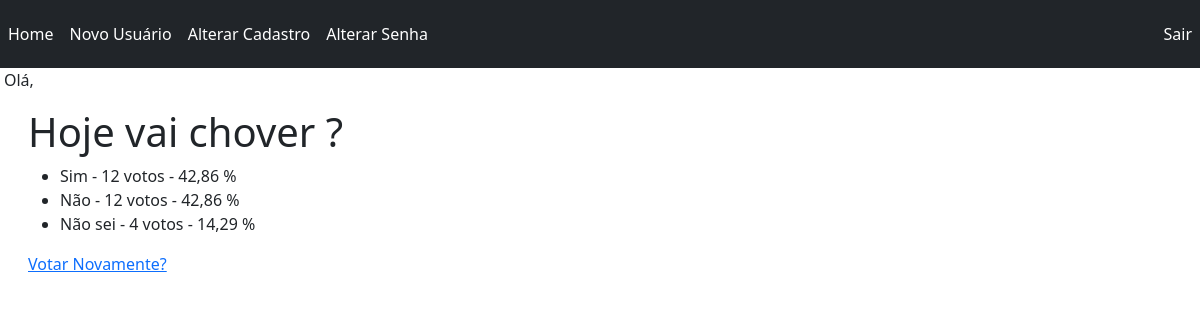
Screenshot of /polls/2/results/ (signed in) with the database file from the repository.
### polls/models.py (models this page shows, shortened)
class Pergunta(models.Model):
    texto_da_pergunta = models.CharField(max_length=200)
    data_publicacao = models.DateTimeField("Data Publicação")

class Resposta(models.Model):
    pergunta = models.ForeignKey(Pergunta, on_delete=models.CASCADE)
    texto_da_resposta = models.CharField(max_length=200)
    votos = models.IntegerField(default=0)
    def totalVotos(self):
        id_pergunta = self.pergunta.id
        pergunta = Pergunta.objects.get(id=id_pergunta)
        total_votos = Resposta.objects.filter(pergunta=id_pergunta).aggregate(Sum("votos")).get('votos__sum', 0.00)
        percentual = ((self.votos * 100) / total_votos)
        return percentual

### polls/views.py (the view)
# urls.py: path("<int:pergunta_id>/results/", views.ResultsView, name="Resultados"),
def ResultsView(request, pergunta_id):
    pergunta = get_object_or_404(Pergunta, id=pergunta_id)
    return render(request, "polls/resultado.html", {"pergunta": pergunta})

### polls/templates/polls/resultado.html (shortened to what this page needs)
{% extends "polls/layout.html" %}
{% block conteudo %}
    <h1>{{ pergunta.texto_da_pergunta }}</h1>
    <ul>
        {% for escolha in pergunta.resposta_set.all %}
            <li>{{ escolha.texto_da_resposta }} - {{ escolha.votos }} voto{{ escolha.votos|pluralize }} - {{ escolha.totalVotos|floatformat:-2 }} %</li>
        {% endfor %}
    </ul>
    <a href="{% url 'polls:Detalhe' pergunta.id %}">Votar Novamente?</a>
{% endblock conteudo %}

### polls/static/polls/style.css (style rules this page uses)
body { background-color:white; }

### rows the page displays
Pergunta: texto_da_pergunta "Hoje vai chover ?"
Resposta: texto_da_resposta "Sim", votos "12", totalVotos "42,86"
Resposta: texto_da_resposta "Não", votos "12", totalVotos "42,86"
Resposta: texto_da_resposta "Não sei", votos "4", totalVotos "14,29"
